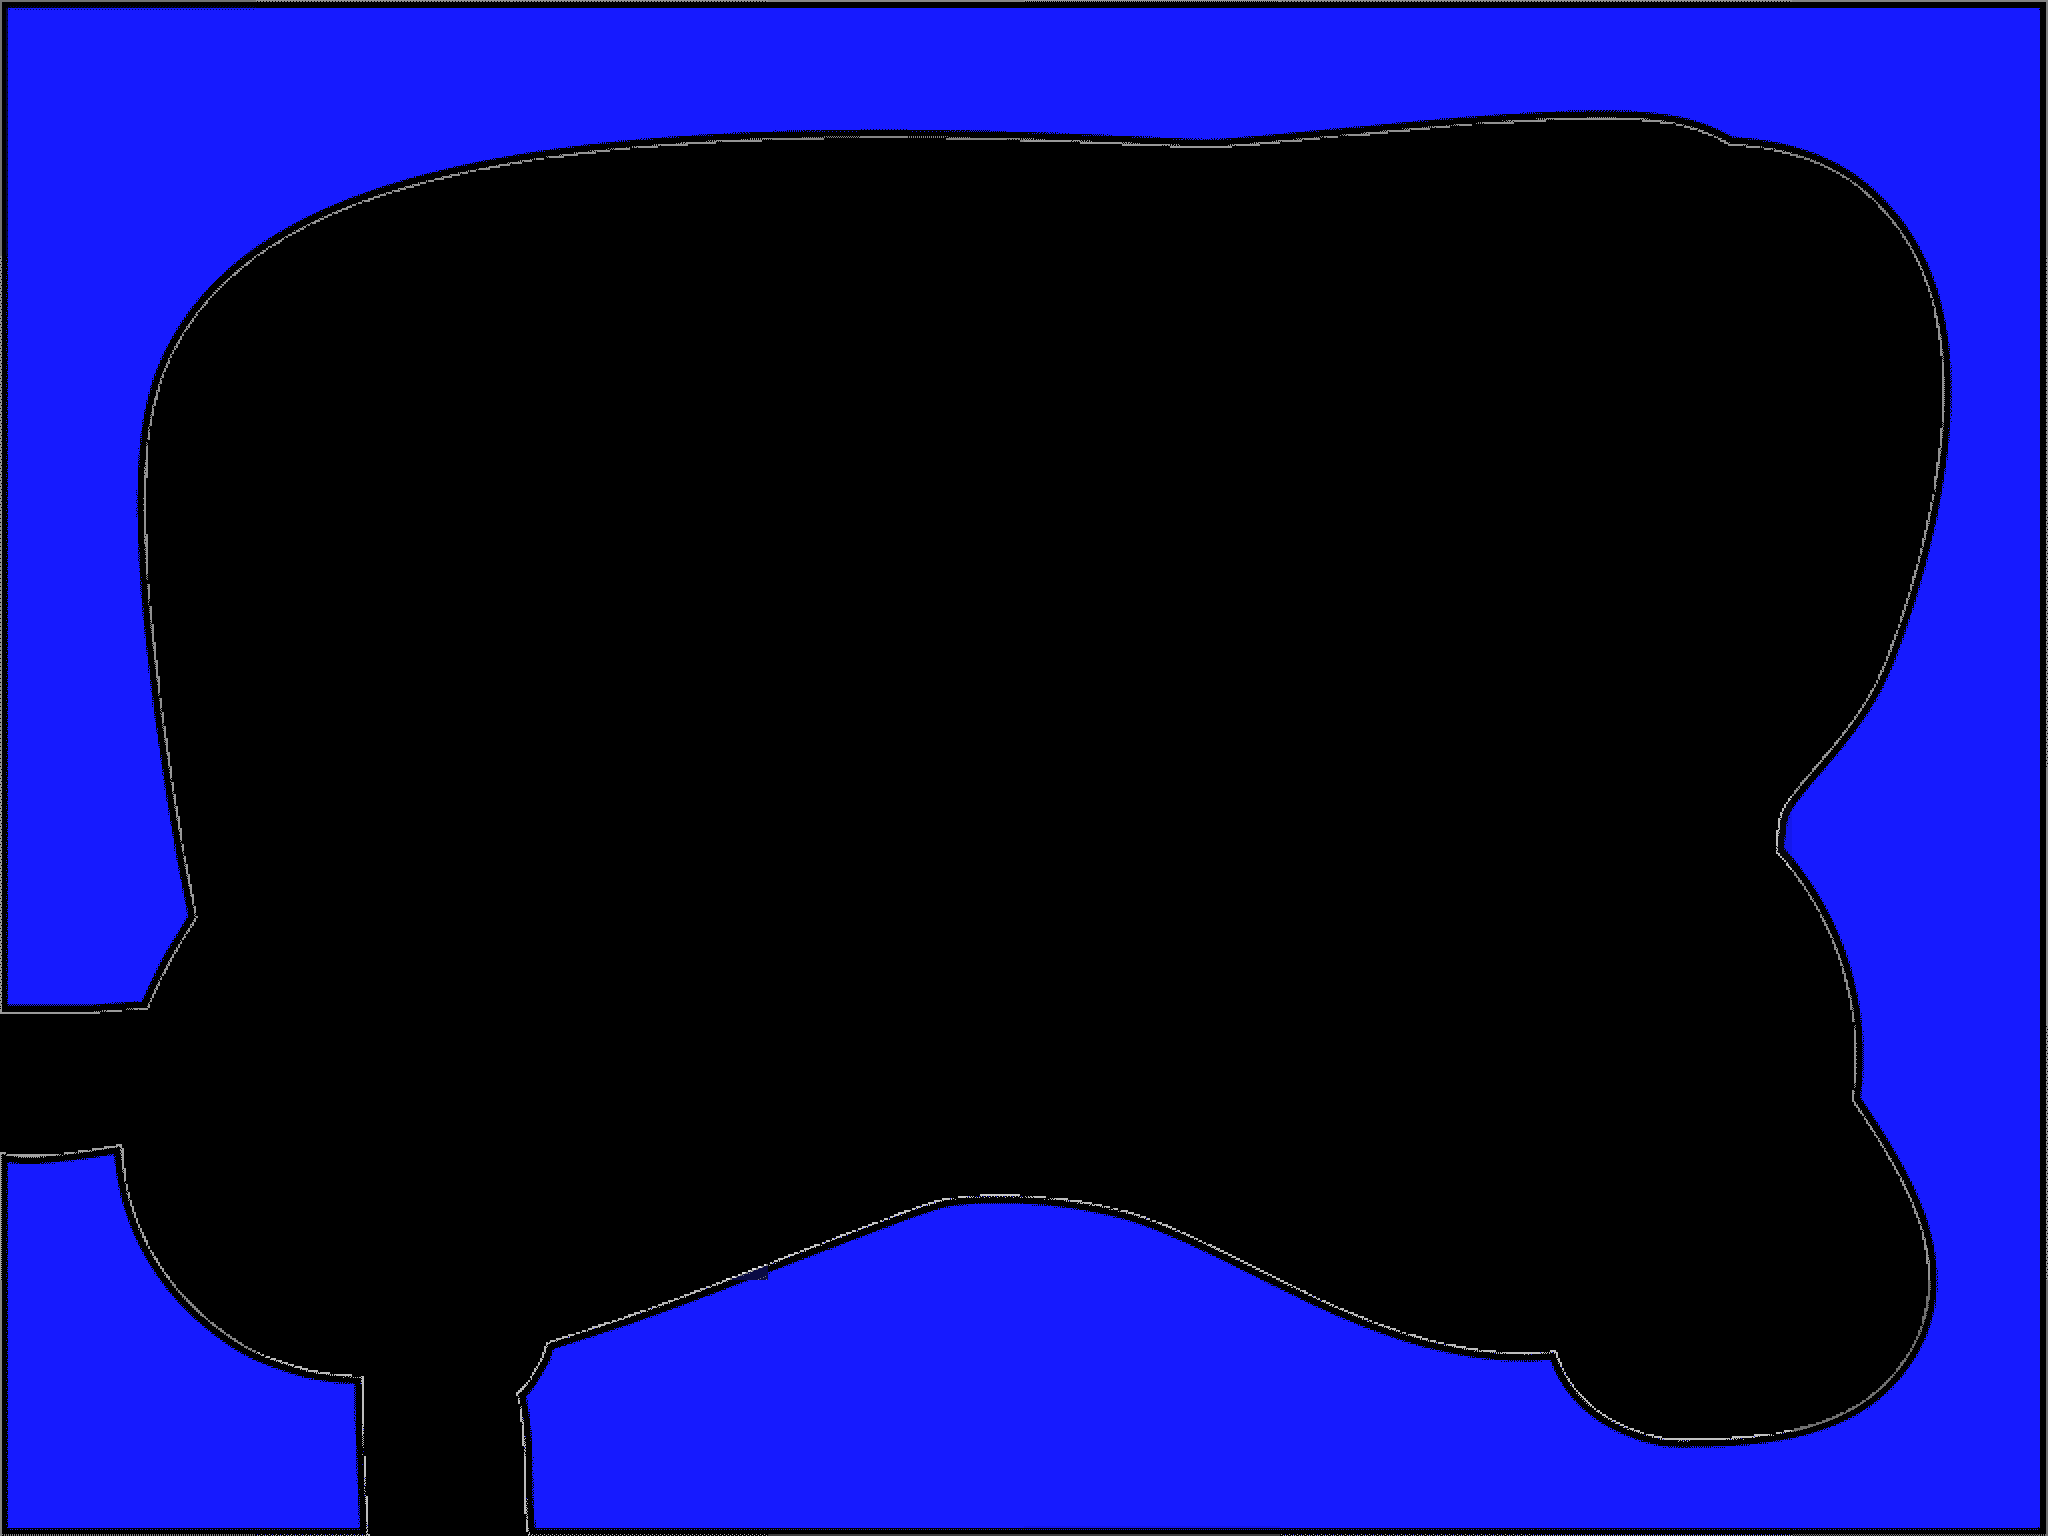

Below is a game level as drawn by its tile map, then a one-line description and the .tmx that defines it (tile-layer data replaced by summaries):
An orthogonal 8x6 tile map with 256x256 px tiles, 1 tile layer (Tile Layer 1).

<map version="1.0" orientation="orthogonal" width="8" height="6" tilewidth="256" tileheight="256">
 <tileset firstgid="1" name="level1_obs-hd" tilewidth="256" tileheight="256">
  <image source="level1_obs-hd.png" width="1024" height="2048" />
 </tileset>
 <layer name="Tile Layer 1" width="8" height="6">
  <data>[48 cells, 28 non-empty, 28 distinct tile ids]</data>
 </layer>
</map>
